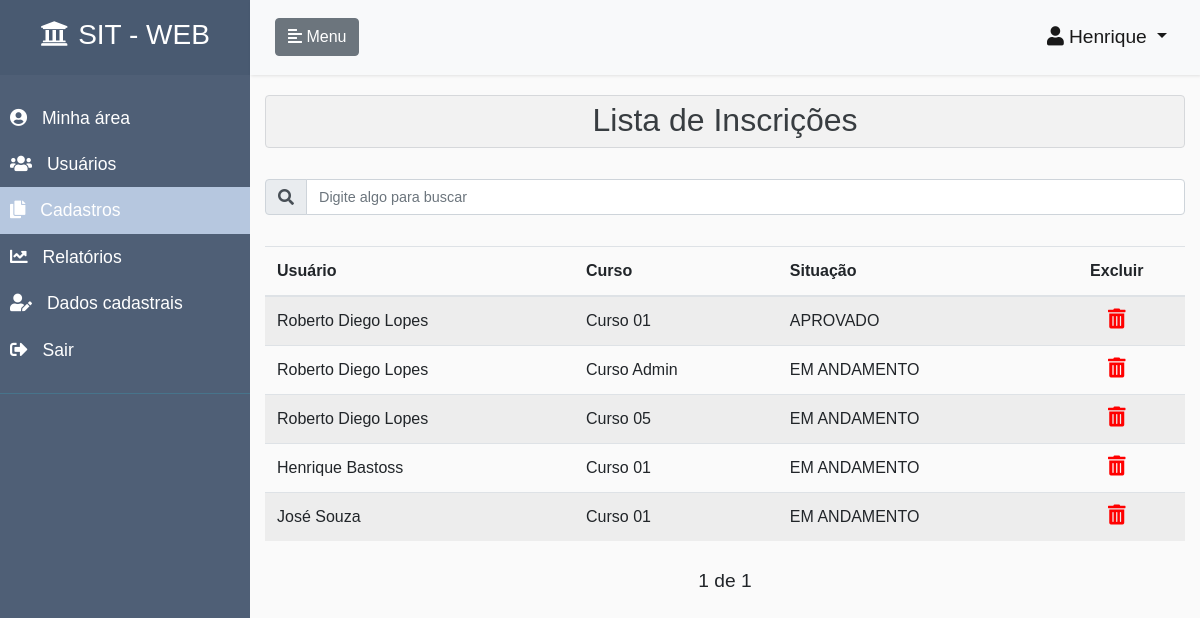
Screenshot of /cadastros-inscricoes/ (signed in) with the database file from the repository.
### accounts/models.py (models this page shows, shortened)
class CustomUser(AbstractUser):
    ALUNO = 1
    INSTRUTOR = 2
    ADMINISTRADOR = 3
    PERFIS = (
        (ALUNO, 'Aluno'),
        (INSTRUTOR, 'Instrutor'),
        (ADMINISTRADOR, 'Administrador'),
    )
    email = models.EmailField(unique=True)
    username = models.CharField(
        max_length=150,
        null=True,
        blank=True,
    )
    perfil = models.PositiveSmallIntegerField(
        choices=PERFIS,
        null=True,
        blank=True
    )
    REQUIRED_FIELDS = []
    USERNAME_FIELD = 'email'
    def tem_perfil_aluno(self):
        if self.perfil == self.ALUNO:
            return True
        return False
    def tem_perfil_instrutor(self):
        if self.perfil == self.INSTRUTOR:
            return True
        return False
    def tem_perfil_administrador(self):
        if self.perfil == self.ADMINISTRADOR or self.is_staff:
            return True
        return False

### core/models.py (models this page shows, shortened)
class Inscricao(models.Model):
    objects = InscricaoManager()
    SITUACOES = [
        ('EM ANDAMENTO', 'EM ANDAMENTO'),
        ('APROVADO', 'APROVADO'),
        ('REPROVADO', 'REPROVADO'),
    ]
    curso = models.ForeignKey(Curso, on_delete=models.CASCADE)
    usuario = models.ForeignKey(AUTH_USER_MODEL, on_delete=models.CASCADE)
    percentual_andamento = models.DecimalField(max_digits=10, decimal_places=1, default=0)
    percentual_acertos = models.DecimalField(max_digits=10, decimal_places=1, default=0)
    situacao = models.CharField(max_length=12, choices=SITUACOES, default='EM ANDAMENTO')
    obteve_certificado = models.BooleanField(default=False)
    data_inscricao = models.DateTimeField(auto_now_add=True)
    data_conclusao = models.DateTimeField(null=True, blank=True)
    ultimo_conteudo_acessado = models.CharField(max_length=50, null=True, blank=True)
    data_ultimo_conteudo_acessado = models.DateTimeField(null=True, blank=True)
    data_criacao = models.DateTimeField(auto_now_add=True, null=True, blank=True)
    data_atualizacao = models.DateTimeField(auto_now=True, null=True, blank=True)
    class Meta:
        verbose_name = "Inscrição"
        verbose_name_plural = "Inscrições"
        unique_together = (('curso', 'usuario'),)
    class CustomMeta:
        ordering_field = 'data_inscricao'
        search_fields = ['curso__titulo', 'usuario__email', 'usuario__first_name', 'data_inscricao', 'situacao']

class Curso(models.Model):
    objects = CursoManager()
    titulo = models.CharField(unique=True, max_length=70, verbose_name=u"título")
    categoria = models.ForeignKey(Categoria, on_delete=models.CASCADE)
    usuario = models.ForeignKey(AUTH_USER_MODEL, on_delete=models.CASCADE)
    nome_instrutor = models.CharField(null=True, verbose_name=u"Nome do instrutor", blank=True, max_length=50)
    palavras_chaves = models.CharField(max_length=150, null=True, blank=True)
    descricao = models.TextField(max_length=250, verbose_name=u"descrição", null=True, blank=True)
    publicado = models.BooleanField(default=False)
    data_publicado = models.DateTimeField(null=True, blank=True)
    data_criacao = models.DateTimeField(auto_now_add=True, null=True, blank=True)
    data_atualizacao = models.DateTimeField(auto_now=True, null=True, blank=True)
    class Meta:
        verbose_name = "Curso"
        verbose_name_plural = "Cursos"
    class CustomMeta:
        ordering_field = 'titulo'
        search_fields = ['titulo', 'categoria__titulo', 'usuario__first_name', 'nome_instrutor', 'palavras_chaves', 'descricao']

### core/views.py (the view)
# urls.py: path('cadastros-inscricoes/',          registrosListView,  {'modelo': Inscricao},      name='cadastros-inscricoes'),
@login_required
def registrosListView(request, modelo):
    perfil_aluno = False
    perfil_instrutor = False
    perfil_administrador = False
    lista_categorias = False
    lista_cursos = False
    lista_unidades = False
    lista_videos = False
    lista_arquivos = False
    lista_questionarios = False
    lista_questoes = False
    lista_alternativas = False
    lista_avaliacoes = False
    lista_inscricoes = False
    if request.user.tem_perfil_aluno():
        return trata_usuario_sem_permissao(request)
    if request.user.tem_perfil_administrador():
        perfil_administrador = True
    if request.user.tem_perfil_instrutor():
        perfil_instrutor = True
    if modelo == Categoria:
        lista_categorias = True
    if modelo == Curso:
        lista_cursos = True
    if modelo == Unidade:
        lista_unidades = True
    if modelo == Video:
        lista_videos = True
    if modelo == Arquivo:
        lista_arquivos = True
    if modelo == Questionario:
        lista_questionarios = True
    if modelo == Questao:
        lista_questoes = True
    if modelo == Alternativa:
        lista_alternativas = True
    if modelo == Avaliacao:
        lista_avaliacoes = True
    if modelo == Inscricao:
        lista_inscricoes = True
    tituloPagina = modelo._meta.verbose_name_plural
    nomeLink = remover_acentos(modelo._meta.verbose_name.lower())
    try:
        search = request.GET.get('search')
    except:
        search = None
    if search:
        search_fields = modelo.CustomMeta.search_fields
        filtro = reduce(or_, [Q(**{'{}__icontains'.format(f): search}) for f in search_fields], Q())
        objetos = modelo.objects.obtem_objetos_por_perfil_usuario(
            request.user
        ).filter(
            filtro
        ).order_by(
            '-data_atualizacao'
        )
    else:
        lista_objetos = modelo.objects.obtem_objetos_por_perfil_usuario(
            request.user
        ).order_by(
            '-data_atualizacao'
        )
        paginator = Paginator(lista_objetos, 10)
        page = request.GET.get('page')
        objetos = paginator.get_page(page)
    nao_tem_objetos = False
    if len(objetos) == 0:
        nao_tem_objetos = True
    nome_template = 'core/registros-lista.html'
    if request.is_ajax():
        nome_template = 'core/registros-lista-conteudo.html'
    return render(
        request,
        nome_template,
        {
            'objetos': objetos,
            'tituloPagina': tituloPagina,
            'nomeLink': nomeLink,
            'perfil_aluno': perfil_aluno,
            'perfil_administrador': perfil_administrador,
            'perfil_instrutor': perfil_instrutor,
            'lista_categorias': lista_categorias,
            'lista_cursos': lista_cursos,
            'lista_unidades': lista_unidades,
            'lista_videos': lista_videos,
            'lista_arquivos': lista_arquivos,
            'lista_questionarios': lista_questionarios,
            'lista_questoes': lista_questoes,
            'lista_alternativas': lista_alternativas,
            'lista_avaliacoes': lista_avaliacoes,
            'lista_inscricoes': lista_inscricoes,
            'nao_tem_objetos': nao_tem_objetos,
            'menu_inicio': False,
            'menu_meus_cursos': False,
            'menu_cadastros': True,
            'menu_relatorios': False,
            'menu_usuarios': False,
            'menu_dados_cadastrais': False,
        }
    )

### core/templates/core/registros-lista.html (shortened to what this page needs)
{% extends 'pagina-inicial.html' %}
{% block content_page %}
<div class="col-12 list-div">
    <div class="alert alert-secondary" role="alert" style="background-color: rgba(0,0,0,.03); padding: 0;">
        <h2 class="text-center" style="margin-top: 5px;">Lista de {{tituloPagina}}</h2>
    </div>
    <div class="col-12 search-div">
        <form method="GET" id="search-form">
                <div class="input-group mb-3">
                    <div class="input-group-prepend">
                        <span class="input-group-text" id="basic-addon1"><i class="fas fa-search" id="teste"></i></span>
                    </div>
                    <input class="form-control" type="text" id="search" name="search"
                           placeholder="Digite algo para buscar"
                           value="{{ request.GET.search }}"
                           style="font-size: 0.9rem"
                           title="Informe qualquer caracteristica de um curso para filtrar">
                </div>
        </form>
    </div>
    {% if nao_tem_objetos == False %}
    <div class="container-pesquisa">
        {% include  'core/registros-lista-conteudo.html' %}
    </div>
    <div class="pagination" style="margin-top: 10px;">
        <span class="step-links">
            <div class="btn-toolbar justify-content-between" role="toolbar" aria-label="Toolbar with button groups">
                <span>
                    {% if objetos.paginator.num_pages %}
                    <span class="current" style="font-size: 1.2rem;">
                        {{ objetos.number }} de {{ objetos.paginator.num_pages }}
                    </span>
                    {% endif %}
                </span>
            </div>
        </span>
    </div>
    {% else %}
        <h5 class="text-center" style="margin-top: 20px;">Sem cadastros a serem exibidos</h5>
    {% endif %}
</div>
{% endblock %}

### templates/pagina-inicial.html (shortened to what this page needs)
{% extends  'base.html' %}
{% load static %}
{% load crispy_forms_tags %}
{% block head %}
    <link rel="stylesheet" href="{% static 'css/styles.css' %}">
{% endblock %}
{% block body %}
<body>
    <div class="wrapper">
        <nav id="sidebar">
            <div class="sidebar-header">
                <h3><a href="/" style="color: white;"><i class="fas fa-university class-icone" style="margin-right: 10px;  margin-top: 5px;"></i>SIT - WEB</a></h3>
            </div>
            <ul class="list-unstyled components">
                {% if menu_inicio == True %}
                <li class="active">
                    <a class="class-link" href="/area-usuario" title="Acessa área do usuário">
                        <i class="fas fa-user-circle class-icon"></i>
                        Minha área
                    </a>
                </li>
                {% else%}
                <li>
                    <a class="class-link" href="/area-usuario" title="Acessa área do usuário">
                        <i class="fas fa-user-circle class-icon"></i>
                        Minha área
                    </a>
                </li>
                {% endif %}
                {% if perfil_administrador == True %}
                    {% if menu_usuarios == True %}
                    <li class="active">
                    {% else %}
                    <li>
                    {% endif %}
                        <a class="class-link" href="/accounts/lista-usuarios" title="Acessa gerência de usuários">
                            <i class="fas fa-users class-icon"></i>
                            Usuários
                        </a>
                    </li>
                {% endif %}
                {% if perfil_administrador == True or perfil_instrutor == True %}
                    {% if menu_cadastros == True %}
                    <li class="active">
                    {% else %}
                    <li>
                    {% endif %}
                        <a class="class-link" href="/cadastros-conteudos" title="Acessa cadastros de conteúdos">
                            <i class="fas fa-copy class-icon"></i>
                            Cadastros
                        </a>
                    </li>
                {% endif %}
                {% if menu_relatorios == True %}
                <li class="active">
                    <a class="class-link" href="/relatorio-acompanhamento/"  title="Acessa relatórios de acompanhamento">
                        <i class="fas fa-chart-line class-icon"></i>
                        Relatórios
                    </a>
                </li>
                {% else%}
                <li>
                    <a class="class-link" href="/relatorio-acompanhamento/" title="Acessa relatórios de acompanhamento">
                        <i class="fas fa-chart-line class-icon"></i>
                        Relatórios
                    </a>
                </li>
                {% endif %}
                {% if menu_dados_cadastrais == True %}
                    <li class="active">
                {% else%}
                    <li>
                {% endif %}
                    <a class="class-link" href="/accounts/edit/{{ user.id }}" title="Informações de dados cadastrais do usuário">
                        <i class="fas fa-user-edit class-icon"></i>
                        Dados cadastrais
                    </a>
                </li>
                <li>
                    <a class="class-link" href="/accounts/logout" title="Realiza logout do usuário">
                        <i class="fas fa-sign-out-alt class-icon"></i>
                        Sair
                    </a>
                </li>
            </ul>
        </nav>
        <div id="content" class="container-fluid" style="padding-top: 0; padding-left: 0; padding-right: 0;">
            <nav class="navbar navbar-expand-lg navbar-light bg-light">
                <div class="container-fluid">
                    <button type="button" id="sidebarCollapse" class="btn btn-secondary">
                        <i class="fas fa-align-left"></i>
                        <span class="class-span">Menu</span>
                    </button>
                    <div class="collapse navbar-collapse" id="navbarSupportedContent">
                        <ul class="navbar-nav ml-auto">
                              <li class="nav-item active dropdown">
                                <a class="nav-link dropdown-toggle" href="#" id="navbarDropdownMenuLink" data-toggle="dropdown" aria-haspopup="true" aria-expanded="false" style="font-size: 1.2rem;">
                                  <i class="fas fa-user class-icon icone-usuario"></i>{{ user.first_name }}
                                </a>
                              </li>
                        </ul>
                    </div>
                </div>
            </nav>
            <div class="container-fluid">
                {% block content_page %}{% endblock %}
            </div>
        </div>
    </div>
</body>
{% endblock %}

### core/templates/core/registros-lista-conteudo.html (shortened to what this page needs)
       <div style="overflow-x:auto;">
            <table class="table table-striped">
                <thead>
                    <tr>
                        {% if lista_inscricoes == True%}
                        <th scope="col">Usuário</th>
                        <th scope="col">Curso</th>
                        <th scope="col">Situação</th>
                        {% endif %}
                        <th scope="col"><div class="text-center">Excluir</div></th>
                    </tr>
                </thead>
                <tbody>
                {% for objeto in objetos %}
                    <tr>
                        {% if lista_inscricoes == True%}
                        <td>{{ objeto.usuario.get_full_name }}</td>
                        <td>{{ objeto.curso.titulo }}</td>
                        <td>{{ objeto.situacao }}</td>
                        {% endif %}
                        <td>
                            <div class="text-center">
                                <i class="fas fa-trash-alt" style="cursor: pointer; font-size: 20px; color: red;" onclick="removeItem({{ objeto.id }}, '/remove-{{nomeLink}}/{{ objeto.id }}')" title="Remove registro selecionado"></i>
                            </div>
                        </td>
                    </tr>
                {% endfor %}
                </tbody>
            </table>
       </div>

### rows the page displays
CustomUser: first_name "Henrique"
Inscricao: usuario.get_full_name "Roberto Diego Lopes", curso.titulo "Curso 01", situacao "APROVADO"
Inscricao: usuario.get_full_name "Roberto Diego Lopes", curso.titulo "Curso Admin", situacao "EM ANDAMENTO"
Inscricao: usuario.get_full_name "Roberto Diego Lopes", curso.titulo "Curso 05", situacao "EM ANDAMENTO"
Inscricao: usuario.get_full_name "Henrique Bastoss", curso.titulo "Curso 01", situacao "EM ANDAMENTO"
Inscricao: usuario.get_full_name "José Souza", curso.titulo "Curso 01", situacao "EM ANDAMENTO"

### other values shown
{{ tituloPagina }} "Inscrições"
{{ objetos.number }} "1"
{{ objetos.paginator.num_pages }} "1"
